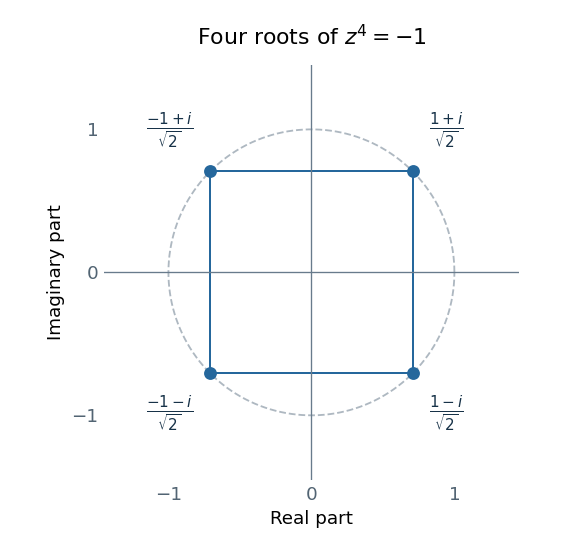

This figure's Python source:
"""Original Argand diagram; Python 3.14, NumPy 2.3.5, Matplotlib 3.10.7.

The only output is the same-basename PNG in the caller's working directory.
"""
from pathlib import Path
import matplotlib
matplotlib.use('Agg')
import matplotlib.pyplot as plt
import numpy as np


def main():
    plt.rcParams.update({'font.family': 'DejaVu Sans', 'font.size': 11})
    fig, ax = plt.subplots(figsize=(4.8, 4.6), dpi=120, facecolor='white')
    ax.set_facecolor('white')
    t = np.linspace(0, 2*np.pi, 500)
    ax.plot(np.cos(t), np.sin(t), color='#aeb8c1', ls='--', lw=1.1, label='Unit circle')
    z = np.exp(1j*(np.pi/4 + np.arange(4)*np.pi/2))
    ax.plot(np.r_[z.real,z.real[0]], np.r_[z.imag,z.imag[0]], color='#25679c', lw=1.2)
    ax.scatter(z.real,z.imag,color='#25679c',s=45,zorder=4)
    labels=[r'$\frac{1+i}{\sqrt{2}}$',r'$\frac{-1+i}{\sqrt{2}}$',
            r'$\frac{-1-i}{\sqrt{2}}$',r'$\frac{1-i}{\sqrt{2}}$']
    for w,label in zip(z,labels):
        ax.annotate(label,(w.real,w.imag),xytext=(10*np.sign(w.real),12*np.sign(w.imag)),
                    textcoords='offset points',ha='left' if w.real>0 else 'right',
                    va='bottom' if w.imag>0 else 'top',fontsize=13,color='#173248')
    ax.axhline(0,color='#687b8c',lw=.8);ax.axvline(0,color='#687b8c',lw=.8)
    ax.set(xlim=(-1.45,1.45),ylim=(-1.45,1.45),aspect='equal',xticks=[-1,0,1],yticks=[-1,0,1])
    ax.set_xlabel('Real part');ax.set_ylabel('Imaginary part')
    ax.set_title(r'Four roots of $z^4=-1$',pad=12)
    for spine in ax.spines.values():spine.set_visible(False)
    ax.tick_params(length=0,colors='#526473')
    fig.tight_layout(pad=1.3)
    fig.savefig(Path.cwd()/Path(__file__).with_suffix('.png').name,
                facecolor='white',transparent=False,
                metadata={'Software':'codex-wiki quartic root diagram'})
    plt.close(fig)


if __name__=='__main__':
    main()
